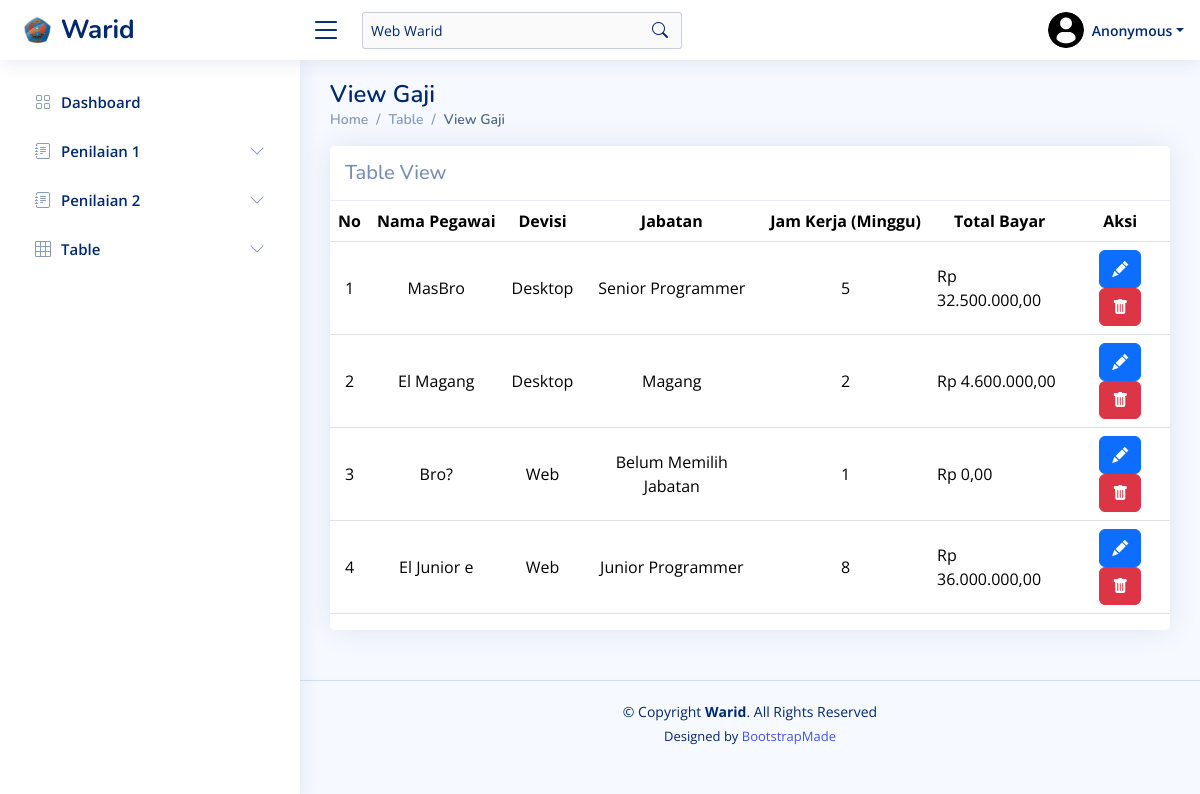
Page /?page=tabel_gaji on the committed database.
### tables this page shows
CREATE TABLE `gaji` (
  `id` int(10) NOT NULL,
  `nama` varchar(50) NOT NULL,
  `devisi` varchar(50) NOT NULL,
  `jabatan` varchar(50) NOT NULL,
  `jam_kerja` int(10) NOT NULL,
  `total_bayar` int(10) NOT NULL
);

### assets/components/penilaian/tabel/tabel_gaji.php (the view, shortened to what this page needs)
<main id="main" class="main">
  <div class="pagetitle">
    <h1>View Gaji</h1>
    <nav>
      <ol class="breadcrumb">
        <li class="breadcrumb-item"><a href="?page=dashboard">Home</a></li>
        <li class="breadcrumb-item">Table</li>
        <li class="breadcrumb-item active">View Gaji</li>
      </ol>
    </nav>
  </div>
  <section class="section">
    <div class="row">
      <div class="col-lg-12">
        <div class="card">
          <h5 class="card-header">Table View</h5>
          <div class="table-responsive text-nowrap">
            <table class="table" style="text-align:center">
              <thead>
                <tr>
                  <th>No</th>
                  <th>Nama Pegawai</th>
                  <th>Devisi</th>
                  <th>Jabatan</th>
                  <th>Jam Kerja (Minggu)</th>
                  <th>Total Bayar</th>
                  <th>Aksi</th>
                </tr>
              </thead>
              <tbody class="table-border-bottom-0">
                <?php
                $no = 1;
                $result = mysqli_query($koneksi, "SELECT * from gaji");
                while ($data = mysqli_fetch_assoc($result)) {
                ?>
                  <tr>
                    <td><?php echo $no++; ?></td>
                    <td><?php echo $data['nama']; ?></td>
                    <td><?php echo $data['devisi']; ?></td>
                    <td><?php echo $data['jabatan']; ?></td>
                    <td><?php echo $data['jam_kerja']; ?></td>
                    <td style="text-align: left;"><?php echo "Rp " . number_format($data['total_bayar'], 2, ",", "."); ?></td>
                    <td>
                      <a href="?page=tabel_gaji&tableName=gaji&alert=EditData&id=<?php echo $data['id']; ?>" class="btn btn-primary"><i class="bi bi-pencil-fill" style="color: white;"></i></a>
                      <a href="?page=tabel_gaji&tableName=gaji&alert=ConfirmationDelete&id=<?php echo $data['id']; ?>" class="btn btn-danger"><i class="bi bi-trash-fill" style="color: white;"></i></a>
                    </td>
                  </tr><?php } ?>
              </tbody>
            </table>
          </div>
        </div>
      </div>
    </div>
  </section>
</main>

### assets/css/style.css (style rules this page uses)
:root { scroll-behavior: smooth; }
body { font-family: "Open Sans", sans-serif; background: #f6f9ff; color: #444444; }
a { color: #4154f1; text-decoration: none; }
h1, h2, h3, h4, h5, h6 { font-family: "Nunito", sans-serif; }
table * { text-align: center; }
table { width: 100%; }
td { vertical-align: middle; word-wrap: break-word; word-break: normal; max-width: 200px; white-space: normal; }
#main { margin-top: 60px; padding: 20px 30px; transition: all 0.3s; }
.pagetitle { margin-bottom: 10px; }
.pagetitle h1 { font-size: 24px; margin-bottom: 0; font-weight: 600; color: #012970; }
.card { margin-bottom: 30px; border: none; border-radius: 5px; box-shadow: 0px 0 30px rgba(1, 41, 112, 0.1); }
.card-header, .card-footer { border-color: #ebeef4; background-color: #fff; color: #798eb3; padding: 15px; }
.breadcrumb { font-size: 14px; font-family: "Nunito", sans-serif; color: #899bbd; font-weight: 600; }
.breadcrumb a { color: #899bbd; transition: 0.3s; }
.breadcrumb .breadcrumb-item::before { color: #899bbd; }
.breadcrumb .active { color: #51678f; font-weight: 600; }
@media (min-width: 1200px) { #main, #footer { margin-left: 300px; } }

### rows in the picture
gaji: nama "MasBro", devisi "Desktop", jabatan "Senior Programmer", jam_kerja "5", total_bayar "32.500.000,00"
gaji: nama "El Magang", devisi "Desktop", jabatan "Magang", jam_kerja "2", total_bayar "4.600.000,00"
gaji: nama "Bro?", devisi "Web", jabatan "Belum Memilih Jabatan", jam_kerja "1", total_bayar "0,00"
gaji: nama "El Junior e", devisi "Web", jabatan "Junior Programmer", jam_kerja "8", total_bayar "36.000.000,00"
